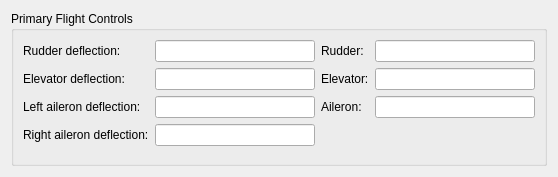
<?xml version="1.0" encoding="UTF-8"?>
<ui version="4.0">
 <class>PrimaryFlightControlWidget</class>
 <widget class="QWidget" name="PrimaryFlightControlWidget">
  <property name="geometry">
   <rect>
    <x>0</x>
    <y>0</y>
    <width>555</width>
    <height>177</height>
   </rect>
  </property>
  <property name="windowTitle">
   <string>Form</string>
  </property>
  <layout class="QVBoxLayout" name="verticalLayout">
   <item>
    <widget class="QGroupBox" name="groupBox_8">
     <property name="minimumSize">
      <size>
       <width>0</width>
       <height>0</height>
      </size>
     </property>
     <property name="title">
      <string>Primary Flight Controls</string>
     </property>
     <layout class="QHBoxLayout" name="horizontalLayout">
      <item>
       <layout class="QFormLayout" name="formLayout">
        <item row="0" column="0">
         <widget class="QLabel" name="label_60">
          <property name="text">
           <string>Rudder deflection:</string>
          </property>
         </widget>
        </item>
        <item row="0" column="1">
         <widget class="QLineEdit" name="rudderDeflectionLineEdit">
          <property name="minimumSize">
           <size>
            <width>160</width>
            <height>0</height>
           </size>
          </property>
          <property name="readOnly">
           <bool>true</bool>
          </property>
         </widget>
        </item>
        <item row="1" column="0">
         <widget class="QLabel" name="label_61">
          <property name="text">
           <string>Elevator deflection:</string>
          </property>
         </widget>
        </item>
        <item row="1" column="1">
         <widget class="QLineEdit" name="elevatorDeflectionLineEdit">
          <property name="minimumSize">
           <size>
            <width>160</width>
            <height>0</height>
           </size>
          </property>
          <property name="readOnly">
           <bool>true</bool>
          </property>
         </widget>
        </item>
        <item row="2" column="0">
         <widget class="QLabel" name="label_62">
          <property name="text">
           <string>Left aileron deflection:</string>
          </property>
         </widget>
        </item>
        <item row="2" column="1">
         <widget class="QLineEdit" name="leftAileronDeflectionLineEdit">
          <property name="minimumSize">
           <size>
            <width>160</width>
            <height>0</height>
           </size>
          </property>
          <property name="readOnly">
           <bool>true</bool>
          </property>
         </widget>
        </item>
        <item row="3" column="0">
         <widget class="QLabel" name="label_63">
          <property name="text">
           <string>Right aileron deflection:</string>
          </property>
         </widget>
        </item>
        <item row="3" column="1">
         <widget class="QLineEdit" name="rightAileronDeflectionLineEdit">
          <property name="minimumSize">
           <size>
            <width>160</width>
            <height>0</height>
           </size>
          </property>
          <property name="readOnly">
           <bool>true</bool>
          </property>
         </widget>
        </item>
       </layout>
      </item>
      <item>
       <layout class="QFormLayout" name="formLayout_2">
        <item row="0" column="0">
         <widget class="QLabel" name="label_57">
          <property name="text">
           <string>Rudder:</string>
          </property>
         </widget>
        </item>
        <item row="0" column="1">
         <widget class="QLineEdit" name="rudderLineEdit">
          <property name="minimumSize">
           <size>
            <width>160</width>
            <height>0</height>
           </size>
          </property>
          <property name="readOnly">
           <bool>true</bool>
          </property>
         </widget>
        </item>
        <item row="1" column="0">
         <widget class="QLabel" name="label_58">
          <property name="text">
           <string>Elevator:</string>
          </property>
         </widget>
        </item>
        <item row="1" column="1">
         <widget class="QLineEdit" name="elevatorLineEdit">
          <property name="minimumSize">
           <size>
            <width>160</width>
            <height>0</height>
           </size>
          </property>
          <property name="readOnly">
           <bool>true</bool>
          </property>
         </widget>
        </item>
        <item row="2" column="0">
         <widget class="QLabel" name="label_59">
          <property name="text">
           <string>Aileron:</string>
          </property>
         </widget>
        </item>
        <item row="2" column="1">
         <widget class="QLineEdit" name="aileronLineEdit">
          <property name="minimumSize">
           <size>
            <width>160</width>
            <height>0</height>
           </size>
          </property>
          <property name="readOnly">
           <bool>true</bool>
          </property>
         </widget>
        </item>
       </layout>
      </item>
     </layout>
    </widget>
   </item>
  </layout>
 </widget>
 <resources/>
 <connections/>
</ui>
